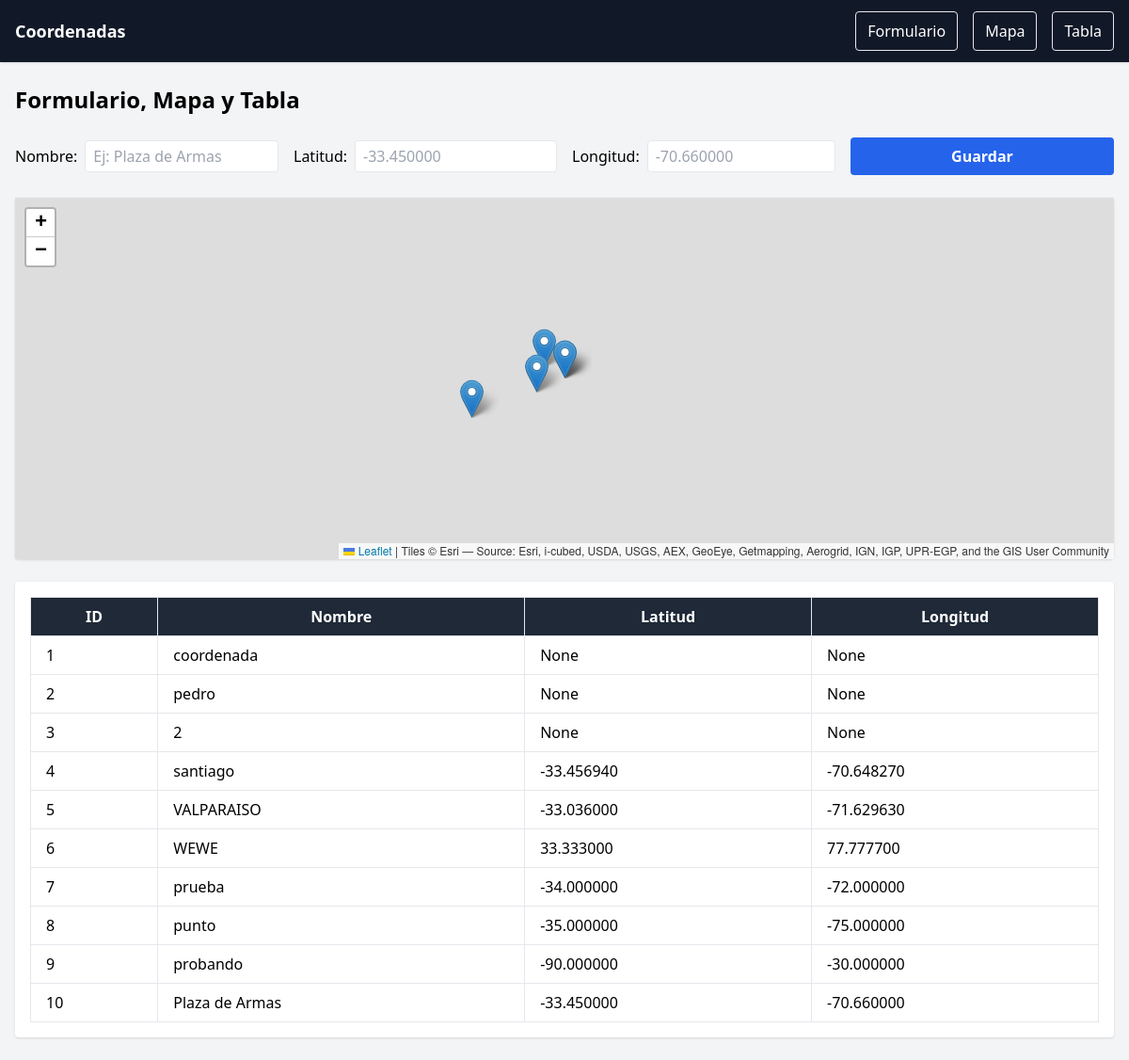
The app's page /, older data.
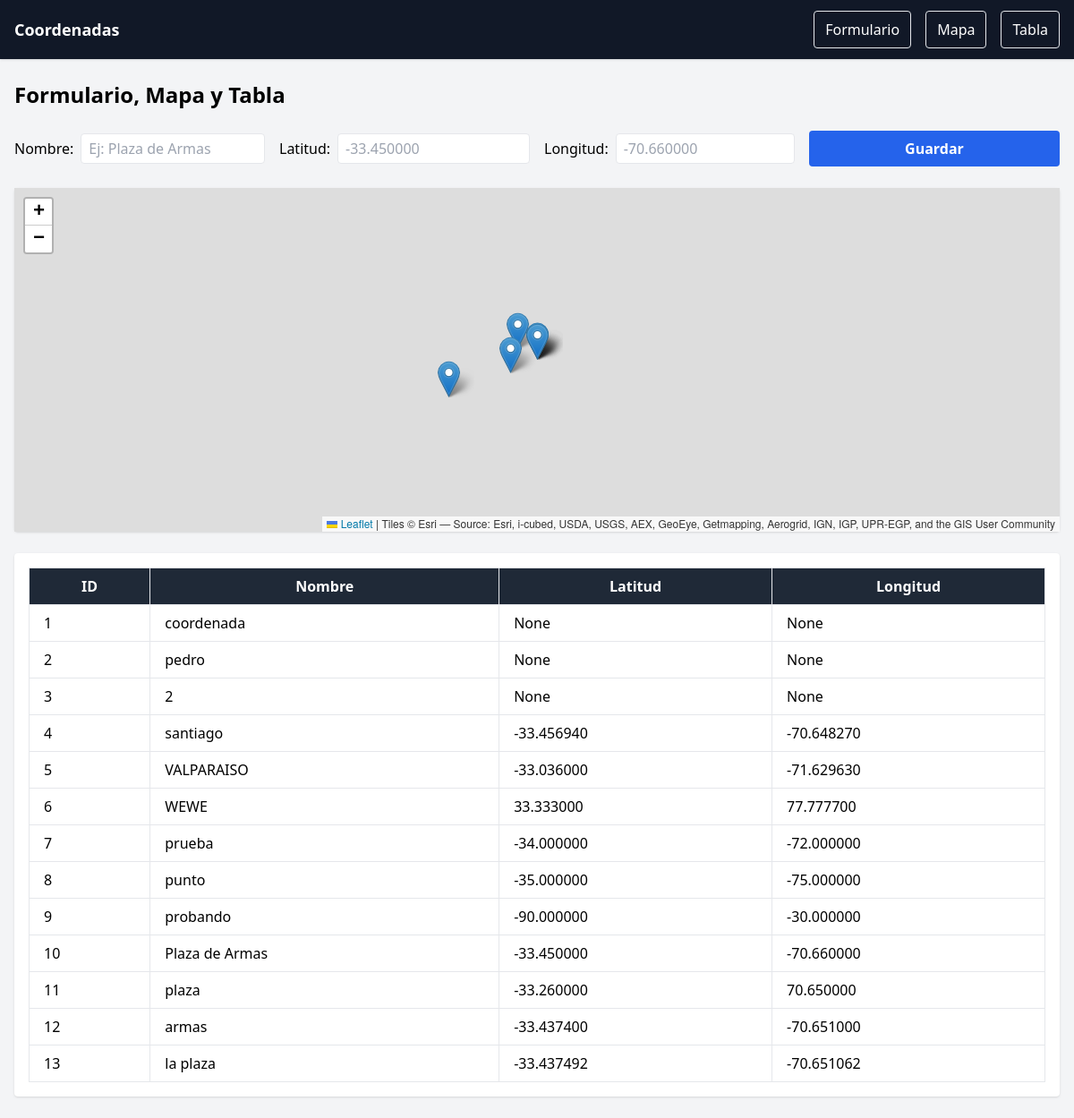
The same page, newer data.
### datos/models.py (models this page shows, shortened)
class Registro(models.Model):
    nombre = models.CharField(max_length=100)
    latitud = models.DecimalField(max_digits=9, decimal_places=6, null=True, blank=True)
    longitud = models.DecimalField(max_digits=9, decimal_places=6, null=True, blank=True)

### datos/views.py (the view)
# urls.py: path('', home, name='home'),
def home(request):
    if request.method == "POST":
        form = RegistroForm(request.POST)
        if form.is_valid():
            form.save()
            return redirect('home')
    else:
        form = RegistroForm()
    registros = Registro.objects.all()
    return render(request, 'home.html', {'form': form, 'registros': registros})

### datos/forms.py
class RegistroForm(forms.ModelForm):
    class Meta:
        model = Registro
        fields = ['nombre', 'latitud', 'longitud']
        widgets = {
            'latitud': forms.NumberInput(attrs={'step': 'any'}),
            'longitud': forms.NumberInput(attrs={'step': 'any'}),
        }

### datos/templates/home.html (shortened to what this page needs)
<!DOCTYPE html>
<html>
<head>
    <script src="https://cdn.tailwindcss.com"></script>
    <link rel="stylesheet" href="https://unpkg.com/leaflet/dist/leaflet.css" />
</head>
<body class="bg-gray-100">
    <nav class="w-full bg-gray-900 text-white shadow">
        <div class="flex items-center justify-between px-4 py-3">
            <a class="font-bold text-lg" href="#">Coordenadas</a>
            <div id="menu" class="hidden lg:flex flex-col lg:flex-row lg:space-x-4 mt-2 lg:mt-0">
                <a class="px-3 py-2 border rounded hover:bg-white hover:text-blue-600 transition" href="#formulario">Formulario</a>
                <a class="px-3 py-2 border rounded hover:bg-white hover:text-blue-600 transition" href="#mapa">Mapa</a>
                <a class="px-3 py-2 border rounded hover:bg-white hover:text-blue-600 transition" href="#tabla">Tabla</a>
            </div>
        </div>
    </nav>
    <div class="px-4 py-6">
        <h1 class="text-2xl font-bold mb-6">Formulario, Mapa y Tabla</h1>
        <form id="formulario" method="post" class="grid grid-cols-1 md:grid-cols-4 gap-4 mb-6">
            <div class="flex items-center space-x-2">
                <label for="id_nombre" class="font-medium">Nombre:</label>
                <input type="text" name="nombre" id="id_nombre"
                       class="border rounded px-2 py-1 w-full"
                       placeholder="Ej: Plaza de Armas">
            </div>
            <div class="flex items-center space-x-2">
                <label for="id_latitud" class="font-medium">Latitud:</label>
                <input type="text" name="latitud" id="id_latitud"
                       class="border rounded px-2 py-1 w-full"
                       placeholder="-33.450000">
            </div>
            <div class="flex items-center space-x-2">
                <label for="id_longitud" class="font-medium">Longitud:</label>
                <input type="text" name="longitud" id="id_longitud"
                       class="border rounded px-2 py-1 w-full"
                       placeholder="-70.660000">
            </div>
            <div>
                <button type="submit"
                        class="w-full bg-blue-600 text-white font-semibold py-2 rounded hover:bg-blue-700">
                    Guardar
                </button>
            </div>
        </form>
        <div id="mapa" class="bg-white shadow rounded mb-6">
            <div class="p-0">
                <div id="map" class="w-full h-96"></div>
            </div>
        </div>
        <div id="tabla" class="bg-white shadow rounded">
            <div class="p-4">
                <table class="min-w-full border border-gray-300">
                    <thead class="bg-gray-800 text-white">
                        <tr>
                            <th class="px-4 py-2 border">ID</th>
                            <th class="px-4 py-2 border">Nombre</th>
                            <th class="px-4 py-2 border">Latitud</th>
                            <th class="px-4 py-2 border">Longitud</th>
                        </tr>
                    </thead>
                    <tbody>
                        {% for r in registros %}
                        <tr class="hover:bg-gray-100 cursor-pointer"
                            data-lat="{{ r.latitud }}"
                            data-lng="{{ r.longitud }}"
                            data-nombre="{{ r.nombre }}">
                            <td class="px-4 py-2 border">{{ r.id }}</td>
                            <td class="px-4 py-2 border">{{ r.nombre }}</td>
                            <td class="px-4 py-2 border">{{ r.latitud }}</td>
                            <td class="px-4 py-2 border">{{ r.longitud }}</td>
                        </tr>
                        {% endfor %}
                    </tbody>
                </table>
            </div>
        </div>
    </div>
</body>
</html>

Row changes from the older to the newer data that the page shows:
added Registro: id "11", nombre "plaza", latitud "-33.260000", longitud "70.650000"
added Registro: id "12", nombre "armas", latitud "-33.437400", longitud "-70.651000"
added Registro: id "13", nombre "la plaza", latitud "-33.437492", longitud "-70.651062"
